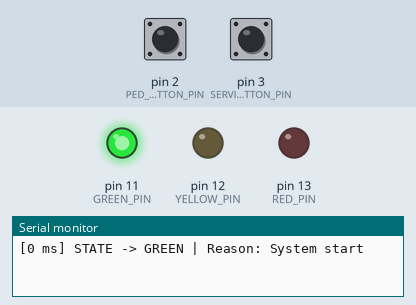
Simulated run of this sketch. Board: Arduino Uno, built with avr-gcc and run on an emulated ATmega328P. Shown: output pins drawn as LEDs (lit = HIGH), the last lines printed to the serial monitor. Dashed ring = blinking. Inputs (shaded band) come from the test bench; at power-on: pin 3 (SERVICE_BUTTON_PIN) HIGH, pin 2 (PED_BUTTON_PIN) HIGH.

Above: at 1.2 s.
1.3 s: pin 3 (SERVICE_BUTTON_PIN) pulled LOW for 0.15 s
At 1.59 s:
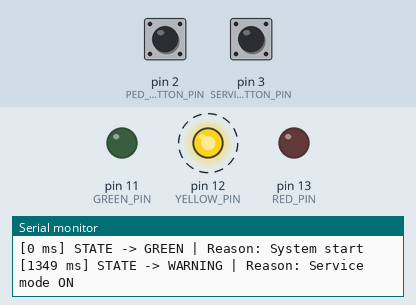
4.3 s: pin 3 (SERVICE_BUTTON_PIN) pulled LOW for 1 s
At 4.8 s:
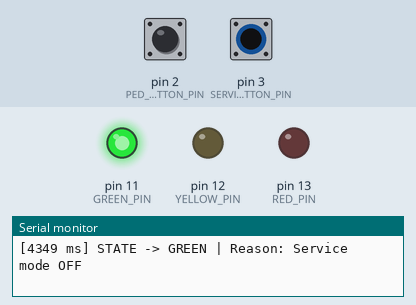
8.4 s: pin 3 (SERVICE_BUTTON_PIN) pulled LOW for 3.2 s
At 9.19 s:
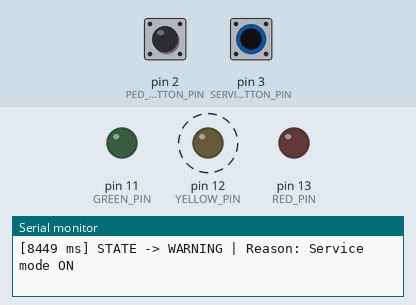
Timing chart, 0 to 14.1 s (numbered marks = the images above; inputs shaded):
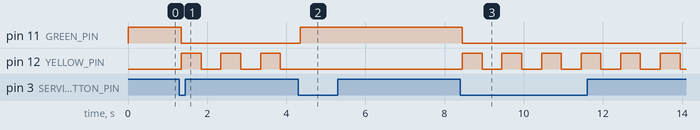

Measured:
- after the input at 1.3 s, pin 11 (GREEN_PIN): HIGH → LOW after 0.05 s; pin 12 (YELLOW_PIN): alternates HIGH for 0.50 s and LOW for 0.50 s, starting after 0.05 s
- after the input at 4.3 s, pin 11 (GREEN_PIN): LOW → HIGH after 0.05 s; pin 12 (YELLOW_PIN): stops changing and stays LOW
- after the input at 8.4 s, pin 11 (GREEN_PIN): HIGH → LOW after 0.05 s; pin 12 (YELLOW_PIN): alternates HIGH for 0.50 s and LOW for 0.50 s, starting after 0.05 s

The sketch:

2_1409.ino
```cpp
const int RED_PIN = 13;
const int YELLOW_PIN = 12;
const int GREEN_PIN = 11;

const int PED_BUTTON_PIN = 2;
const int SERVICE_BUTTON_PIN = 3;


const unsigned long GREEN_TIME = 10000;
const unsigned long YELLOW_TIME = 3000;
const unsigned long RED_TIME = 10000;

const unsigned long PED_EXTRA_TIME = 5000;

const unsigned long WARNING_BLINK_TIME = 500;
const unsigned long DEBOUNCE_TIME = 50;


enum State {
  S_GREEN,
  S_YELLOW,
  S_RED,
  S_WARNING
};

State currentState = S_GREEN;

unsigned long stateStart = 0;
unsigned long stateDuration = 0;
bool pedRequest = false;
bool serviceMode = false;
unsigned long warningBlinkStart = 0;
bool warningLedState = false;

int pedButtonState = HIGH;
int lastPedReading = HIGH;
unsigned long pedDebounceStart = 0;

int serviceButtonState = HIGH;
int lastServiceReading = HIGH;
unsigned long serviceDebounceStart = 0;

const char* stateName(State state) {

  switch (state) {
    case S_GREEN:
      return "GREEN";

    case S_YELLOW:
      return "YELLOW";

    case S_RED:
      return "RED";

    case S_WARNING:
      return "WARNING";

    default:
      return "UNKNOWN";
  }
}


void setOutputsForState(State state) {
  digitalWrite(RED_PIN, LOW);
  digitalWrite(YELLOW_PIN, LOW);
  digitalWrite(GREEN_PIN, LOW);


  switch (state) {
    case S_GREEN:
      digitalWrite(GREEN_PIN, HIGH);
      break;
    case S_YELLOW:
      digitalWrite(YELLOW_PIN, HIGH);
      break;
    case S_RED:
      digitalWrite(RED_PIN, HIGH);
      break;
    case S_WARNING:
      break;
  }
}


void goToState(
  State newState,
  unsigned long duration,
  const char* reason
) {

  currentState = newState;

  stateStart = millis();
  stateDuration = duration;

  setOutputsForState(newState);

  if (newState == S_WARNING) {
    warningLedState = true;
    warningBlinkStart = millis();
    digitalWrite(YELLOW_PIN, HIGH);
  }

//логи для вывода
  Serial.print("[");
  Serial.print(millis());
  Serial.print(" ms] STATE -> ");

  Serial.print(stateName(newState));

  Serial.print(" | Reason: ");
  Serial.println(reason);
}

bool buttonPressed(
  int pin,
  int &stableState,
  int &lastReading,
  unsigned long &debounceStart
) {

  unsigned long now = millis();

  int reading = digitalRead(pin);

  if (reading != lastReading) {

    lastReading = reading;
    debounceStart = now;
  }


  if (now - debounceStart >= DEBOUNCE_TIME) {

    if (reading != stableState) {

      stableState = reading;

      if (stableState == LOW) {
        return true;
      }
    }
  }

  return false;
}

void readButtons() {
  bool servicePressed = buttonPressed(
    SERVICE_BUTTON_PIN,
    serviceButtonState,
    lastServiceReading,
    serviceDebounceStart
  );


  if (servicePressed) {

    serviceMode = !serviceMode;
    pedRequest = false;


    if (serviceMode) {
      goToState(
        S_WARNING,
        0,
        "Service mode ON"
      );
    }

    else {
      goToState(
        S_GREEN,
        GREEN_TIME,
        "Service mode OFF"
      );
    }
  }


  bool pedPressed = buttonPressed(
    PED_BUTTON_PIN,
    pedButtonState,
    lastPedReading,
    pedDebounceStart
  );

  if (
    pedPressed &&
    !serviceMode &&
    currentState == S_GREEN
  ) {

    pedRequest = true;

    Serial.print("[");
    Serial.print(millis());
    Serial.println(" ms] EVENT: Pedestrian request");
  }
}


void handleWarning() {
  unsigned long now = millis();
  if (
    now - warningBlinkStart >= WARNING_BLINK_TIME
  ) {

    warningBlinkStart = now;

    warningLedState = !warningLedState;


    if (warningLedState) {
      digitalWrite(YELLOW_PIN, HIGH);
    }

    else {
      digitalWrite(YELLOW_PIN, LOW);
    }
  }
}

void setup() {
  pinMode(RED_PIN, OUTPUT);
  pinMode(YELLOW_PIN, OUTPUT);
  pinMode(GREEN_PIN, OUTPUT);

  pinMode(PED_BUTTON_PIN, INPUT_PULLUP);
  pinMode(SERVICE_BUTTON_PIN, INPUT_PULLUP);

  Serial.begin(9600);
  goToState(
    S_GREEN,
    GREEN_TIME,
    "System start"
  );
}

void loop() {

  readButtons();

  switch (currentState) {
    case S_GREEN:
      if (
        millis() - stateStart >= stateDuration
      ) {

        goToState(
          S_YELLOW,
          YELLOW_TIME,
          "Green timer expired"
        );
      }
      break;

    case S_YELLOW:
      if (
        millis() - stateStart >= stateDuration
      ) {
        if (pedRequest) {

          pedRequest = false;


          goToState(
            S_RED,
            RED_TIME + PED_EXTRA_TIME,
            "Pedestrian request"
          );
        }


        else {
          goToState(
            S_RED,
            RED_TIME,
            "Yellow timer expired"
          );
        }
      }
      break;

    case S_RED:
      if (
        millis() - stateStart >= stateDuration
      ) {

        goToState(
          S_GREEN,
          GREEN_TIME,
          "Red timer expired"
        );
      }
      break;


//режим сервиса
    case S_WARNING:
      handleWarning();
      break;

    default:

      serviceMode = true;
      pedRequest = false;


      goToState(
        S_WARNING,
        0,
        "FSM error"
      );

      break;
  }
}
```
